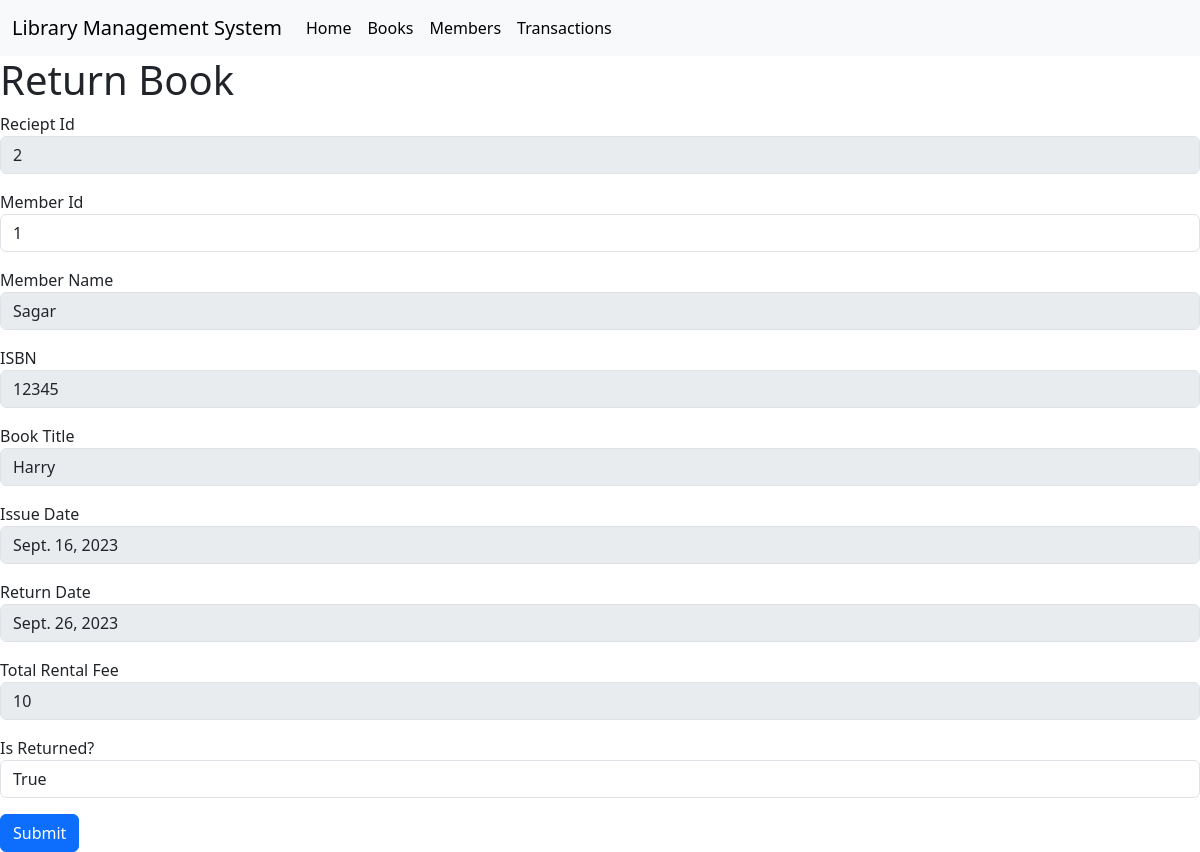
Screenshot of /return_book?reciept_id=2 with the database file from the repository.
### home/models.py (models this page shows, shortened)
class Members(models.Model):
    members_id = models.IntegerField(primary_key=True)
    name = models.CharField(max_length=200)
    email_id = models.CharField(max_length=200)
    mobile_no = models.BigIntegerField()
    debt = models.IntegerField(default=0)

class Transaction(models.Model):
    members_id = models.IntegerField()
    transaction_id = models.IntegerField()
    book_isbn = models.CharField(max_length=200)
    issue_date = models.DateField()
    return_date = models.DateField()
    number_of_days = models.IntegerField()
    total_rental_fees = models.IntegerField()
    is_returned = models.BooleanField(default=False)

class Book(models.Model):
    title = models.CharField(max_length=200)
    author = models.CharField(max_length=200)
    isbn = models.CharField(max_length=200, primary_key=True)
    publisher = models.CharField(max_length=200)
    page = models.IntegerField()
    quantity = models.IntegerField()
    fee = models.IntegerField()

### home/views.py (the view)
# urls.py: path('return_book', views.return_book_view, name='return_book_view'),
def return_book_view(request):
    return_book = Transaction.objects.get(transaction_id=request.GET.get('reciept_id'))
    reciept_id = return_book.transaction_id
    members_id = return_book.members_id
    book_isbn = return_book.book_isbn
    issue_date = return_book.issue_date
    return_date = return_book.return_date
    total_rental_fees = return_book.total_rental_fees
    oneMember = Members.objects.get(members_id=members_id)
    onebook = Book.objects.get(isbn=book_isbn)
    transData = TransactionData(reciept_id, members_id, oneMember.name, book_isbn, onebook.title, issue_date,
                                return_date, total_rental_fees, return_book.is_returned)
    print(transData)
    context = {'return_book': transData, 'form_title': 'Return Book'}
    print(context.get('return_book').members_id)
    return render(request, 'return_book.html', context)

### templates/return_book.html (shortened to what this page needs)
{% extends 'base.html' %}
{% block body %}
<h1>{{form_title}}</h1>
<form action="/return_book/update" method="POST">
    <div class="mb-3">
        <label for="reciept_id">Reciept Id</label>
        <input type="number" class="form-control" id="reciept_id" name="reciept_id" value="{{return_book.reciept_id}}"
               disabled="disabled">
    </div>
    <div class="mb-3">
        <label for="member_id">Member Id</label>
        <input type="number" class="form-control" id="member_id" name="member_id" value="{{return_book.members_id}}">
    </div>
    <div class="mb-3">
        <label for="member_name">Member Name</label>
        <input type="text" class="form-control" id="member_name" name="member_name" value="{{return_book.members_name}}"
               disabled="disabled">
    </div>
    <div class="mb-3">
        <label for="book_isbn">ISBN</label>
        <input type="text" class="form-control" id="book_isbn" name="book_isbn" value="{{return_book.isbn}}"
               disabled="disabled">
    </div>
    <div class="mb-3">
        <label for="book_title">Book Title</label>
        <input type="text" class="form-control" id="book_title" name="book_title" value="{{return_book.book_title}}"
               disabled="disabled">
    </div>
    <div class="mb-3">
        <label for="issue_date">Issue Date</label>
        <input type="text" class="form-control" id="issue_date" name="issue_date" value="{{return_book.issue_date}}"
               disabled="disabled">
    </div>
    <div class="mb-3">
        <label for="return_date">Return Date</label>
        <input type="text" class="form-control" id="return_date" name="return_date" value="{{return_book.return_date}}"
               disabled="disabled">
    </div>
    <div class="mb-3">
        <label for="total_rental_fee">Total Rental Fee</label>
        <input type="number" class="form-control" id="total_rental_fee" name="total_rental_fee"
               value="{{return_book.total_rental_fee}}" disabled="disabled">
    </div>
    <div class="mb-3">
        <label for="is_returned">Is Returned?</label>
        <input type="text" class="form-control" id="is_returned" name="is_returned" value="{{return_book.is_returned}}">
    </div>
    <button type="submit" class="btn btn-primary">Submit</button>
</form>
{% endblock %}

### rows the page displays
Members: member_name "Sagar"
Transaction: book_isbn "12345", issue_date "Sept. 16, 2023", return_date "Sept. 26, 2023"
Book: book_title "Harry"
